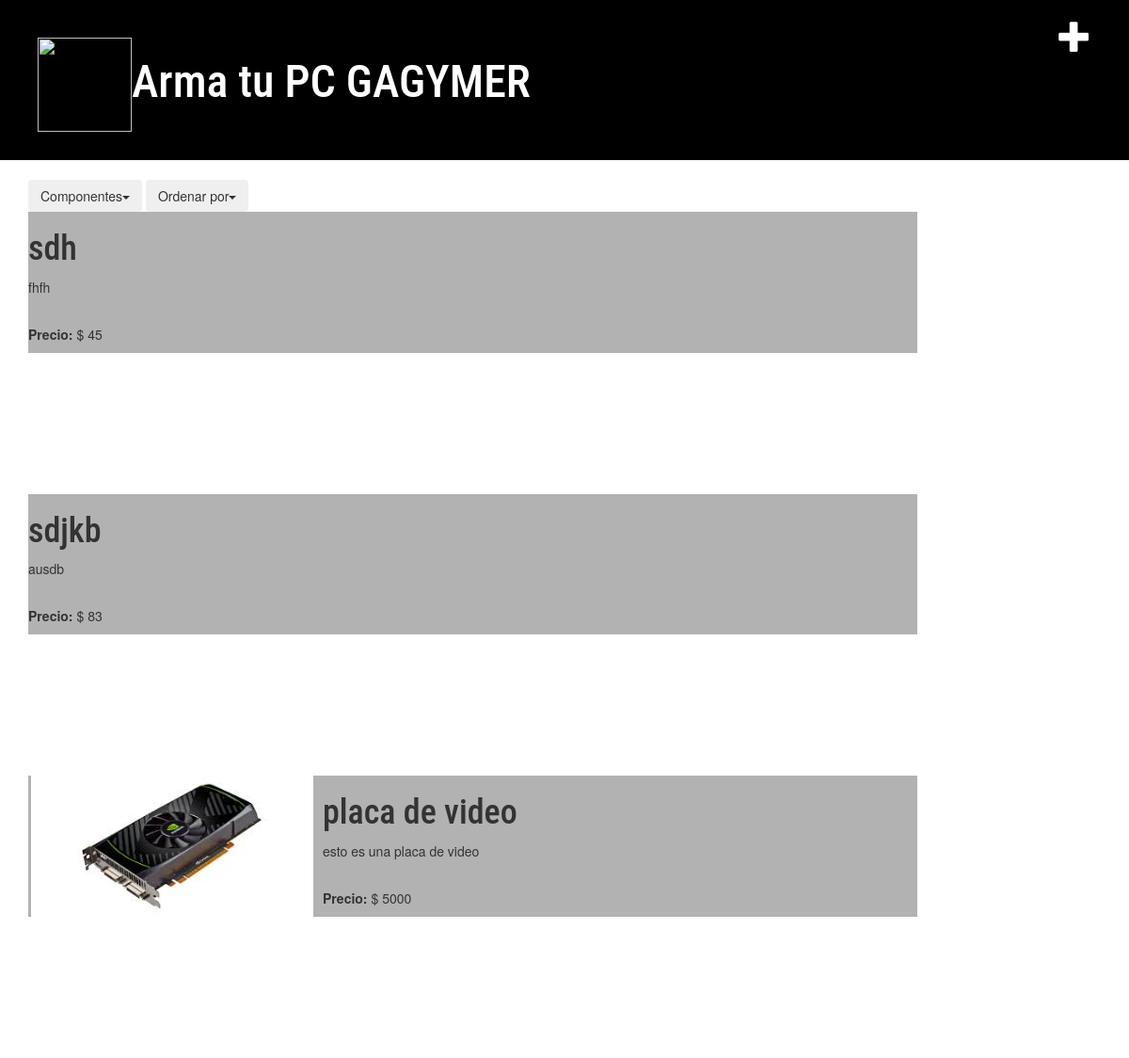
The app's page /placa_video_menor, older data.
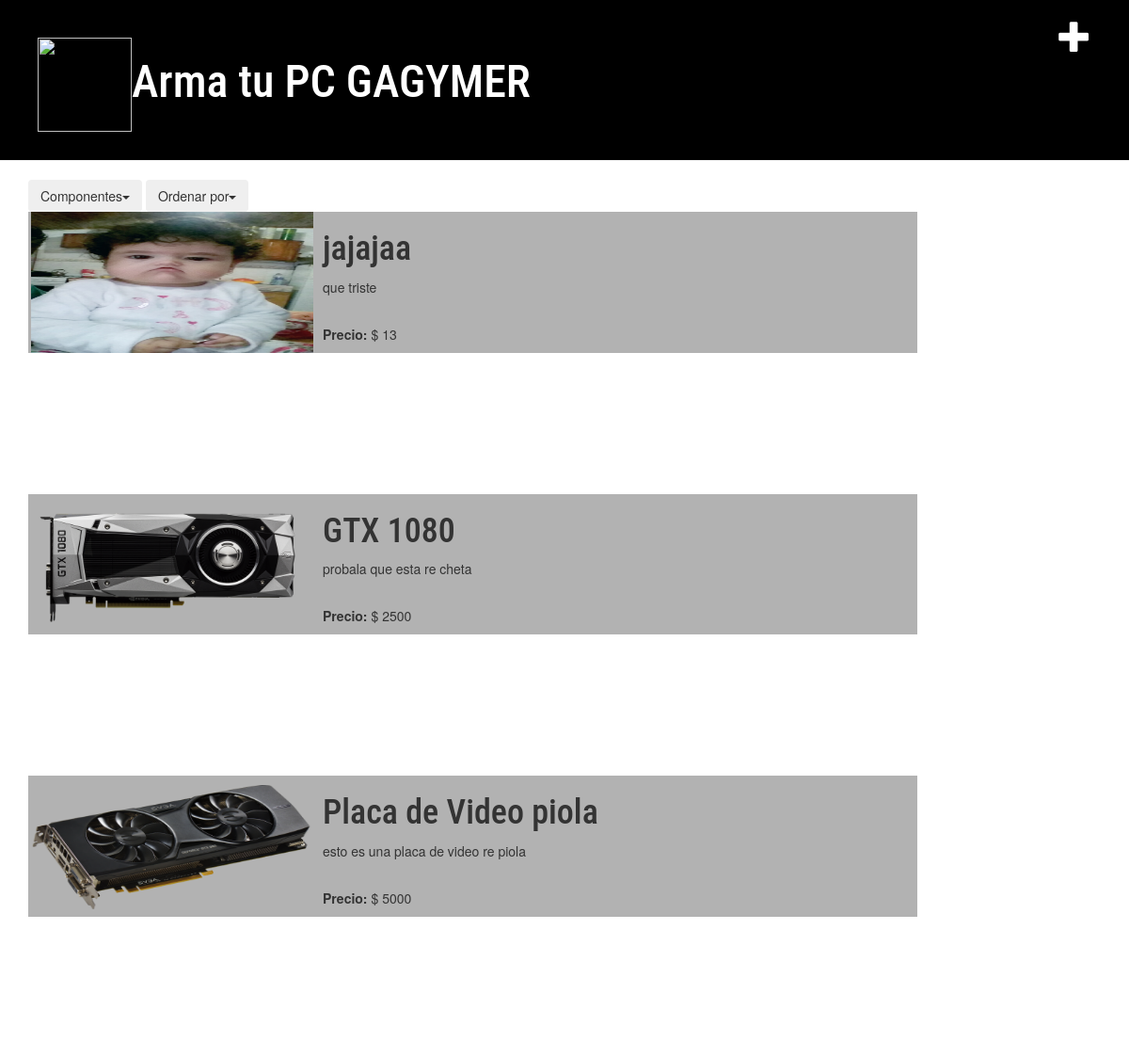
The same page, newer data.
### blog/models.py (models this page shows, shortened)
class Post(models.Model):
    author = models.ForeignKey('auth.User',  on_delete=models.CASCADE, null=True)
    title = models.CharField(max_length=200)
    text = models.TextField()
    precio = models.IntegerField()
    archivo = models.FileField(upload_to='documents/', blank=True, null=True)
    componentes = models.CharField(
        max_length=20,
        choices=(('Procesadores','Procesadores'), ('Placa Video', 'Placa Video'), ('Otros', 'Otros')),
        )
    created_date = models.DateTimeField(
        default=timezone.now)
    published_date = models.DateTimeField(
        blank=True, null=True)

### blog/views.py (the view)
# urls.py: url(r'^placa_video_menor$', views.post_list_placa_video_menor),
def post_list_placa_video_menor(request):
    posts = Post.objects.all().filter(componentes="Placa Video", published_date__lte=timezone.now()).order_by('precio')
    return render(request, 'blog/placa_video_menor.html', {'posts': posts})

### blog/templates/blog/placa_video_menor.html (shortened to what this page needs)
    {% load staticfiles %}
    <html>
        <head>
            <link rel="stylesheet" href="//maxcdn.bootstrapcdn.com/bootstrap/3.2.0/css/bootstrap.min.css">
            <link rel="stylesheet" href="//maxcdn.bootstrapcdn.com/bootstrap/3.2.0/css/bootstrap-theme.min.css">
            <link rel="stylesheet" href="{% static 'css/blog.css' %}">
        </head>
        <body>
            <div class="page-header">
                <a href="{% url 'post_new' %}" class="top-menu"><span class="glyphicon glyphicon-plus"></span></a>
               <a href="{% url 'blog.views.post_list' %}"><h1><img src="https://carlosmoreno637.files.wordpress.com/2015/05/logo-pc.png" weight="100" height="100">Arma tu PC GAGYMER</img></h1></a>
            </div>
            <div class="content container">
                <div class="btn-group">
                    <button type="button" class="btn btn-basic dropdown-toggle" data-toggle="dropdown">Componentes<span class="caret"></span></button>
                    </div>
                <div class="btn-group">
                    <button type="button" class="btn btn-basic dropdown-toggle" data-toggle="dropdown">Ordenar por<span class="caret"></span></button>
                </div>
                <div class="row">
                    <div class="col-md-10">
                        {% for post in posts %}
                            <div class="post">
                                <div>
                                    <h1>{{ post.title }}</h1>
                                    <p>{{ post.text|linebreaksbr }}</p>
                                    <br>
                                    <p> <b>Precio:</b> $ {{ post.precio }} </p>
                                </div>
                                {% if post.archivo %}
                                    <a href="{{ post.archivo.url }}" target="_blank"><img  align="right" src="{{ post.archivo.url }}"></img></a>
                                {% endif %}
                            </div>
                            <br>
                            {% empty %}
                            <p>Aun no hay posts de procesadores</p>
                        {% endfor %}
                    </div>
                </div>
            </div>
        </body>
    </html>

Row changes from the older to the newer data that the page shows:
no longer on this page (row edited): Post: title "sdh", text "fhfh", precio "45"
removed Post: title "sdjkb", text "ausdb", precio "83"
added Post: title "jajajaa", text "que triste", precio "13", archivo (picture)
added Post: title "GTX 1080", text "probala que esta re cheta", precio "2500", archivo (picture)
changed Post: title "placa de video" → "Placa de Video piola"; text "esto es una placa de video" → "esto es una placa de video re piola"; archivo: a different picture
